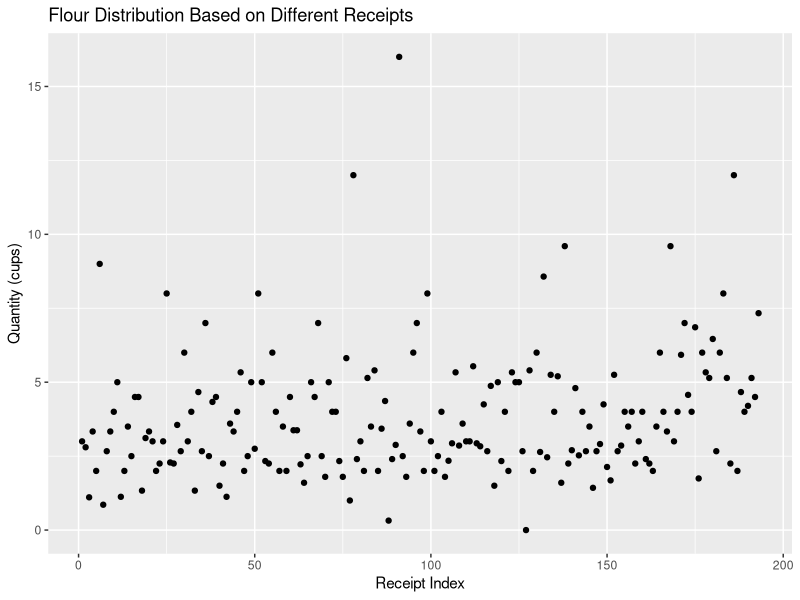

Write the R code that produced this figure.
## ---- chunk 1
choc_cookie <- readr::read_csv('choc_chip_cookie_ingredients.csv')
#library(skimr)
#skim(choc_cookie)
library(ggplot2)

# Filter the data for "all purpose flour" ingredient
flour <- choc_cookie[choc_cookie$Ingredient == "all purpose flour", ]

# Create a scatter plot using ggplot2
ggplot(data = flour, aes(x = 1:nrow(flour), y = Quantity)) +
  geom_point() +
  labs(
    x = "Receipt Index",
    y = "Quantity (cups)",
    title = "Flour Distribution Based on Different Receipts"
  ) 

